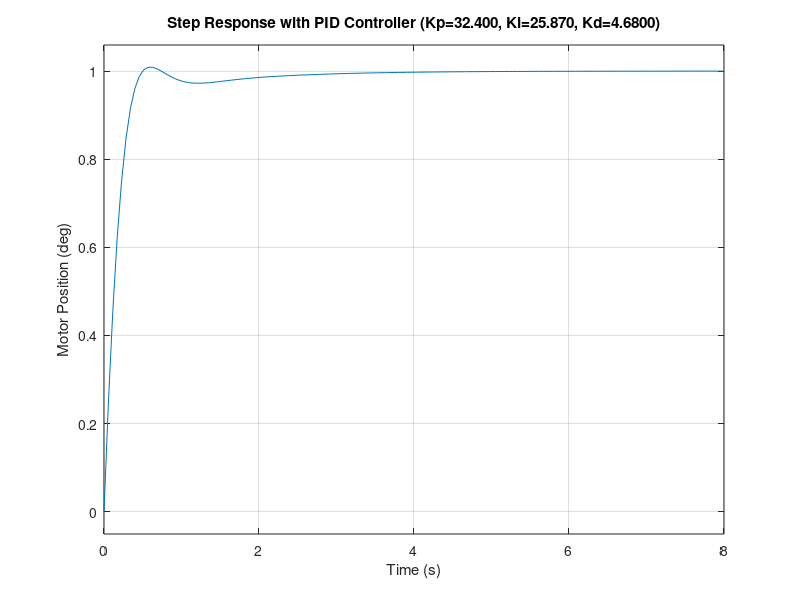

Source code (MATLAB): (Note: this script raises an error after producing the figure.)
% DC Motor Position Control using PID
clc; clear; close all;

% Parameters
J = 0.02;   % moment of inertia (kg.m^2)
b = 0.05;   % damping coefficient (N.m.s)
K = 0.02;   % motor torque constant & back EMF constant
R = 2;      % armature resistance (Ohm)
L = 1;      % armature inductance (H)

% Step 1: Motor Transfer Function
num = [K];
den = [J*L  (J*R + L*b)  (R*b + K^2)];
sys = tf(num, den);
disp('DC Motor Transfer Function:');
sys

% Step 2: PID Controller with fixed gains
Kp = 32.4;
Ki = 25.87;
Kd = 4.68;

C_PID = pid(Kp, Ki, Kd);

fprintf('--- Fixed PID Gains ---\n');
fprintf('Kp = %.4f\n', Kp);
fprintf('Ki = %.4f\n', Ki);
fprintf('Kd = %.4f\n', Kd);

% Step 3: Closed-loop system with PID
T_PID = feedback(C_PID*sys,1);

% Step 4: Step Response and Performance
figure;
step(T_PID)
grid on
title(sprintf('Step Response with PID Controller (Kp=%.3f, Ki=%.3f, Kd=%.4f)', Kp, Ki, Kd))
ylabel('Motor Position (deg)')
xlabel('Time (s)')

% Get performance info
info = stepinfo(T_PID);
disp('Step Response Characteristics:')
disp(info)

% Final Value
final_value = dcgain(T_PID);
fprintf('Final Value = %.2f deg\n', final_value*90); % scaled to 90 deg input

% Step 5: Disturbance Test (external torque at t=2s)
t = 0:0.01:5;               % time vector
u = 90*ones(size(t));       % reference input = 90 deg
disturbance = zeros(size(t));
disturbance(t>=2) = -10;    % disturbance at t=2s (−10 input)

u_total = u + disturbance;  % total input

[y,t_out] = lsim(T_PID,u_total,t);

figure;
plot(t_out,y,'b','LineWidth',1.5); hold on;
plot(t,u,'r--','LineWidth',1.2);
legend('Motor Output','Reference (90°)')
title('Disturbance Test at t=2s')
xlabel('Time (s)')
ylabel('Motor Position (deg)')
grid on

% Step 6: Controller Comparison (P, PI, PID) using same system
C_P  = pidtune(sys,'P');
C_PI = pidtune(sys,'PI');

T_P  = feedback(C_P*sys,1);
T_PI = feedback(C_PI*sys,1);

figure;
step(T_P,'r',T_PI,'g',T_PID,'b')
legend('P','PI','PID')
grid on
title('Controller Comparison (P vs PI vs PID)')
xlabel('Time (s)')
ylabel('Motor Position (deg)')
